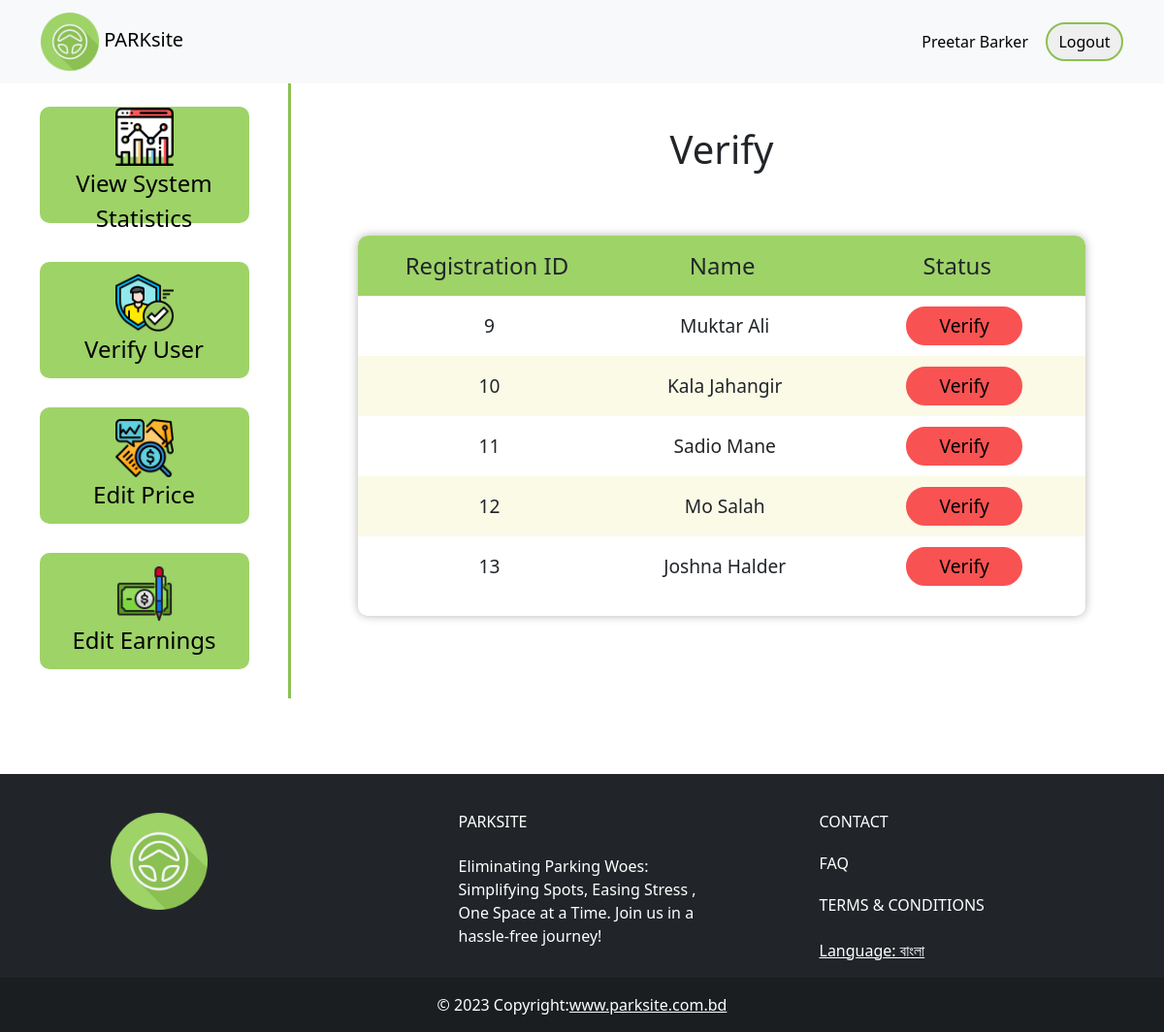
Before: /verifyUser.php with the older database file.
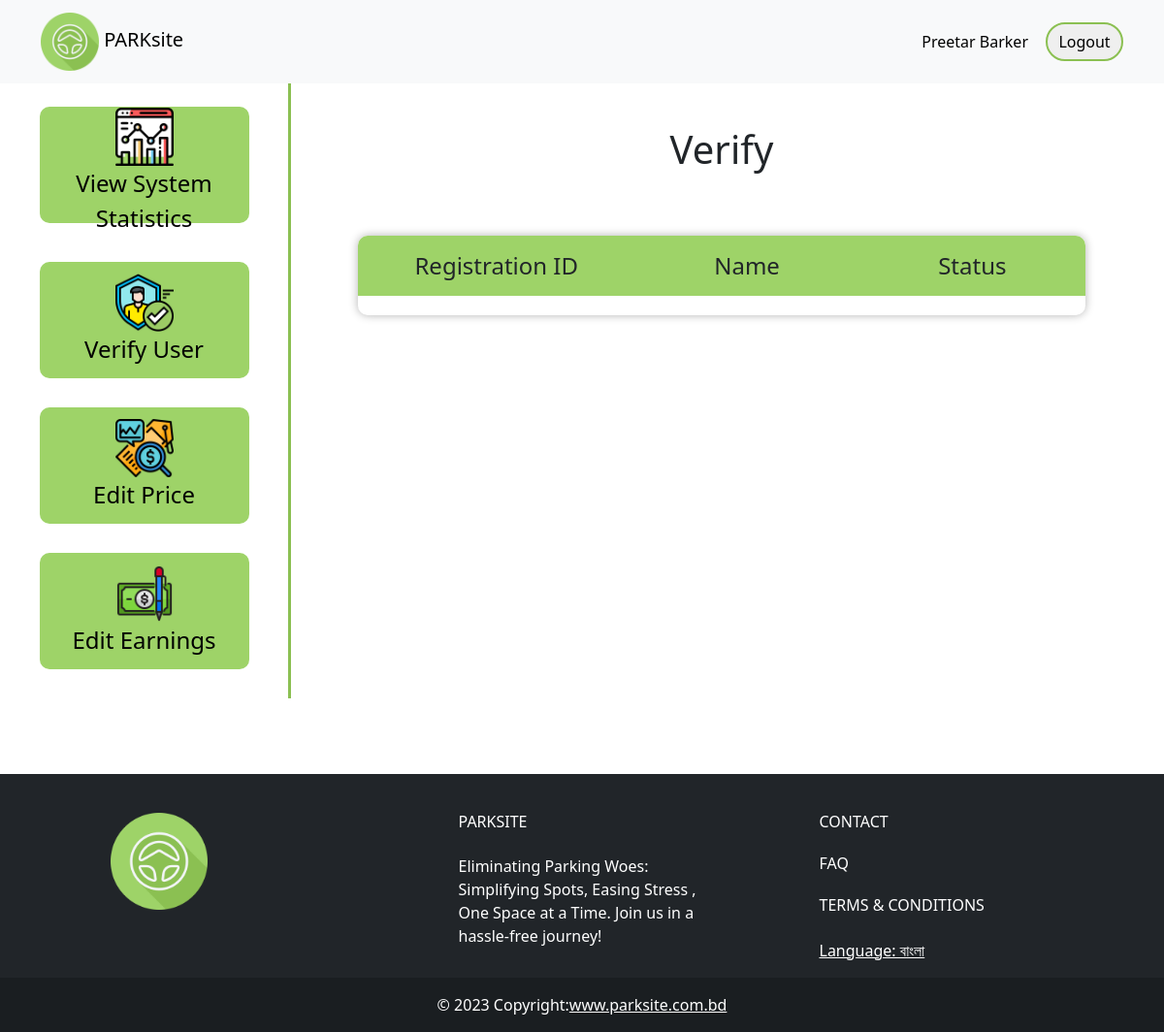
After: the same page with the newer database file.
### tables this page shows
CREATE TABLE `registration` (
  `regid` int(11) NOT NULL,
  `status` int(11) NOT NULL,
  `regdate` date NOT NULL,
  `name` varchar(200) NOT NULL,
  `email` varchar(200) NOT NULL,
  `pass` varchar(200) NOT NULL,
  `nid` varchar(200) NOT NULL,
  `phone` varchar(200) NOT NULL,
  `vtype` varchar(200) DEFAULT NULL,
  `vmodel` varchar(200) DEFAULT NULL,
  `vreg` varchar(200) DEFAULT NULL,
  `vlisc` varchar(200) DEFAULT NULL,
  `garsize` varchar(200) DEFAULT NULL,
  `garcap` varchar(200) DEFAULT NULL,
  `garadr` varchar(200) DEFAULT NULL,
  `supnid` varchar(200) DEFAULT NULL,
  `type` varchar(200) NOT NULL,
  `seid` int(11) NOT NULL
);

### verifyUser.php (the view, shortened to what this page needs)
<?php
    include 'connection.php';
    $query = "SELECT regid, name FROM `registration` WHERE status = 0";
    $result = $conn->query($query);
?>
<!DOCTYPE html>
<html lang="en">
<head>
  <link href="https://cdn.jsdelivr.net/npm/bootstrap@5.3.1/dist/css/bootstrap.min.css" rel="stylesheet"
 />
  <link rel="stylesheet" href="verifyUser.css" />
</head>
<body>
  <header>
    <nav class="navbar fixed-top navbar-expand-md navbar-light bg-light">
      <div class="container">
        <a href="home.html" class="navbar-brand"><img class="imglogo" src="images/logo.png" alt="" width="60"
            class="d-inline-block align-text-top" />
          PARKsite</a>
        <div class="collapse navbtn navbar-collapse" id="navmenu">
          <ul class="navbar-nav ms-auto">
            <li class="nav-item">
              <a href="account.html"  class="nav-link account">Preetar Barker</a>
            </li>
            <li class="nav-item">
              <a href="home.html"><button class="btn2">Logout</button></a>
            </li>
          </ul>
        </div>
      </div>
    </nav>
  </header>
  <main>
    <br /><br /><br /><br /><br /><br /><br />
    <div class="sidebar">
      <a href="admin.html"><button class="sidebtn"><img src="images/analytics_994170.png" alt=""> <br>View System Statistics</button></a>
      <a href="verifyUser.html"><button class="sidebtn"><img src="images/authentication_1791961.png" alt=""><br>Verify User</button></a>
      <a href="editPrice.html"><button class="sidebtn"><img src="images/pricing_1728450.png"
            alt=""><br>Edit Price</button></a>
      <a href="#"><button class="sidebtn"><img src="images/cheque_2250736.png" alt=""><br>Edit Earnings</button></a>
    </div>
    <div class="content">
      <div class="innercont">
        <h1>Verify</h1>
        <div class="outer-wrapper">
            <div class="table-wrapper">
                <table>
                    <thead>
                        <th>Registration ID</th>
                        <th>Name</th>
                        <th>Status</th>
                    </thead>
                    <tbody>
                        <?php
                            if ($result->num_rows > 0) {
                                while ($row = $result->fetch_assoc()) {
                                    $regid = $row["regid"];
                                    $name = $row["name"];
                                    echo '<tr>';
                                    echo '<td>' . $regid . '</td>';
                                    echo '<td>' . $name . '</td>';
                                    echo '<td><a href="adminAuthorize.php?regid=' . $regid . '"><button class="btn1 btn-red">Verify</button></a></td>';
                                    echo '</tr>';
                                }
                            };
                        ?>
                    </tbody>
                </table>
            </div>
        </div>
      </div>
    </div>
  </main>
  <footer class="text-center text-lg-start text-white bg-dark">
    <div class="container p-4 pb-0">
      <section class="">
        <div class="row">
          <div class="col-md-3 col-lg-3 col-xl-3 mx-auto mt-3">
            <img class="imglogo" src="images/logo.png" alt="logo" width="100" style="margin-left: 13px" />
          </div>
          <div class="col-md-3 col-lg-3 col-xl-3 mx-auto mt-3">
            <h6 class="text-uppercase mb-4 font-weight-bold">PARKsite</h6>
            <p>
              Eliminating Parking Woes: Simplifying Spots, Easing Stress , One Space at a Time. Join us in a hassle-free journey!
            </p>
          </div>
          <div class="col-md-4 col-lg-3 col-xl-3 mx-auto mt-3">
            <a class="links" href="contact.html"><h6 class="text-uppercase mb-4 font-weight-bold">Contact</h6></a>
            <a class="links" href="faqmain.html"><h6 class="text-uppercase mb-4 font-weight-bold">FAQ</h6></a>
            <a class="links" href="termsAndCondition.html"><h6 class="text-uppercase mb-4 font-weight-bold">Terms & Conditions</h6></a>
            <p><i class="fas fa-envelope mr-3"></i> <a href="Bangla/homeBangla.html" style=" color: white;">Language: বাংলা</a></p>
          </div>
        </div>
      </section>
    </div>
    <div class="text-center p-3" style="background-color: rgba(0, 0, 0, 0.2)">
      © 2023 Copyright:<a class="text-white" href="index.html">www.parksite.com.bd</a>
    </div>
  </footer>
</body>
</html>

Changed rows visible on the page:
no longer on this page (row edited): registration: regid "9", name "Muktar Ali"
no longer on this page (row edited): registration: regid "10", name "Kala Jahangir"
no longer on this page (row edited): registration: regid "11", name "Sadio Mane"
no longer on this page (row edited): registration: regid "12", name "Mo Salah"
no longer on this page (row edited): registration: regid "13", name "Joshna Halder"
